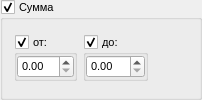
                     <widget class="QGroupBox" name="groupBox_SearchBySum">
                      <property name="sizePolicy">
                       <sizepolicy hsizetype="Preferred" vsizetype="Maximum">
                        <horstretch>0</horstretch>
                        <verstretch>0</verstretch>
                       </sizepolicy>
                      </property>
                      <property name="font">
                       <font>
                        <pointsize>8</pointsize>
                        <weight>50</weight>
                        <italic>false</italic>
                        <bold>false</bold>
                        <underline>false</underline>
                        <kerning>true</kerning>
                       </font>
                      </property>
                      <property name="title">
                       <string>Сумма</string>
                      </property>
                      <property name="checkable">
                       <bool>true</bool>
                      </property>
                      <layout class="QGridLayout" name="gridLayout_10">
                       <item row="0" column="1">
                        <widget class="QGroupBox" name="groupBox_SearchSumInvoicesMax">
                         <property name="sizePolicy">
                          <sizepolicy hsizetype="Maximum" vsizetype="Maximum">
                           <horstretch>0</horstretch>
                           <verstretch>0</verstretch>
                          </sizepolicy>
                         </property>
                         <property name="title">
                          <string>до:</string>
                         </property>
                         <property name="checkable">
                          <bool>true</bool>
                         </property>
                         <layout class="QVBoxLayout" name="verticalLayout_4">
                          <property name="spacing">
                           <number>0</number>
                          </property>
                          <property name="leftMargin">
                           <number>0</number>
                          </property>
                          <property name="topMargin">
                           <number>0</number>
                          </property>
                          <property name="rightMargin">
                           <number>0</number>
                          </property>
                          <property name="bottomMargin">
                           <number>0</number>
                          </property>
                          <item>
                           <widget class="QDoubleSpinBox" name="doubleSpinBox_SearchBySumInvoicesMax"/>
                          </item>
                         </layout>
                        </widget>
                       </item>
                       <item row="0" column="0">
                        <widget class="QGroupBox" name="groupBox_SearchSumInvoicesMin">
                         <property name="sizePolicy">
                          <sizepolicy hsizetype="Maximum" vsizetype="Maximum">
                           <horstretch>0</horstretch>
                           <verstretch>0</verstretch>
                          </sizepolicy>
                         </property>
                         <property name="title">
                          <string>от:</string>
                         </property>
                         <property name="checkable">
                          <bool>true</bool>
                         </property>
                         <layout class="QVBoxLayout" name="verticalLayout_3">
                          <property name="spacing">
                           <number>0</number>
                          </property>
                          <property name="leftMargin">
                           <number>0</number>
                          </property>
                          <property name="topMargin">
                           <number>0</number>
                          </property>
                          <property name="rightMargin">
                           <number>0</number>
                          </property>
                          <property name="bottomMargin">
                           <number>0</number>
                          </property>
                          <item>
                           <widget class="QDoubleSpinBox" name="doubleSpinBox_SearchBySumInvoicesMin"/>
                          </item>
                         </layout>
                        </widget>
                       </item>
                       <item row="0" column="2">
                        <spacer name="horizontalSpacer_2">
                         <property name="orientation">
                          <enum>Qt::Horizontal</enum>
                         </property>
                         <property name="sizeHint" stdset="0">
                          <size>
                           <width>40</width>
                           <height>20</height>
                          </size>
                         </property>
                        </spacer>
                       </item>
                      </layout>
                     </widget>
